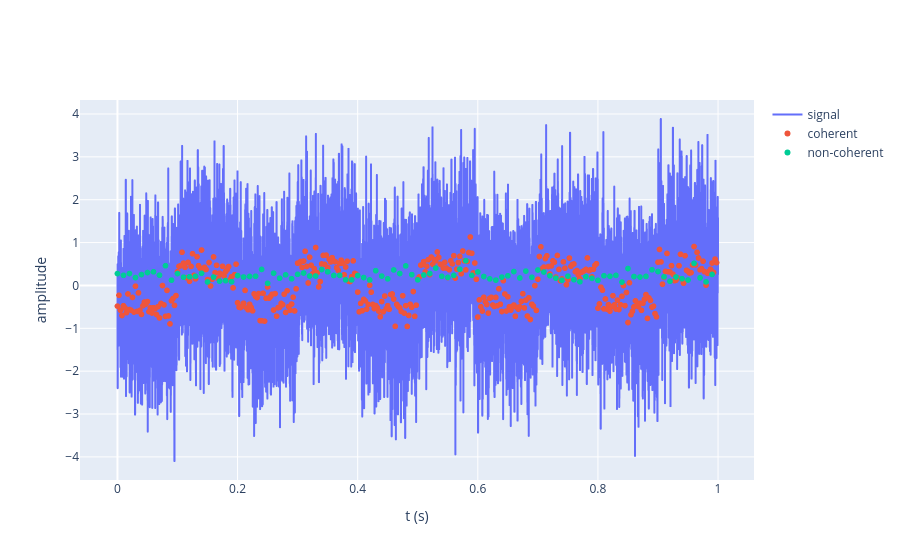

Source (notebook cell):
### Markdown cell above
## Non Coherent Integration

### Code cell
# M is a slider for number of coherent intervals to sum over 
def plotNonCoherent( t, signal, N, M ):
    # coherent integration over N samples
    B = len(signal) // N                # number of whole blocks of N samples
    signalClipped = signal[:B*N]
    coherent = np.sum( np.reshape( signalClipped, (B, N) ), axis=1 ) / N
    tCoherent = t[:B*N][::N] # every Nth sample 

    # non-coherent integration: square the coherent outputs, then sum M of them
    K = B // M                          # number of whole groups of M coherent outputs
    power = coherent[:K*M]**2
    nonCoherent = np.sum( np.reshape( power, (K, M) ), axis=1 ) / M
    tNonCoherent = tCoherent[:K*M][::M] # every Mth coherent sample

    # plot signal, coherent and non-coherent signal so we can see
    # - squaring removes the bit sign
    # - summing M squared outputs smooths out the noise
    fig = go.Figure()
    fig.add_trace( go.Scattergl( x=t, y=signal, mode="lines", name="signal" ) )
    fig.add_trace( go.Scattergl( x=tCoherent, y=coherent, mode="markers", name="coherent" ) )
    fig.add_trace( go.Scattergl( x=tNonCoherent, y=nonCoherent, mode="markers", name="non-coherent" ) )
    fig.update_layout( xaxis_title="t (s)", yaxis_title="amplitude" )
    return fig

# non-coherent integration length - number of coherent intervals
M = widgets.IntSlider( value=1, min=1, max=5, step=1, description="M (intervals)", continuous_update=False )

# one plot, redrawn in place when either slider moves
display( M )
nonCoherentPlot = display( plotNonCoherent( t, signal, N.value, M.value )._repr_mimebundle_(), raw=True, display_id=True )
redrawNonCoherent = lambda change: nonCoherentPlot.update( plotNonCoherent( t, signal, N.value, M.value )._repr_mimebundle_(), raw=True )
M.observe( redrawNonCoherent, names="value" )
N.observe( redrawNonCoherent, names="value" )

### Figure 1 — Plotly figure (JSON) as saved in the notebook; plotly's stock layout.template omitted (floating-point values rounded to 4 significant figures; data arrays with more than 128 entries replaced by an {"elided": "..."} marker saying what was removed)
{"data": [{"mode": "lines", "name": "signal", "type": "scattergl", "x": {"elided": "10000 float values"}, "y": {"elided": "10000 float values"}}, {"mode": "markers", "name": "coherent", "type": "scattergl", "x": {"elided": "400 float values"}, "y": {"elided": "400 float values"}}, {"mode": "markers", "name": "non-coherent", "type": "scattergl", "x": [0.0, 0.01, 0.02, 0.03, 0.04, 0.05, 0.06, 0.07, 0.08, 0.09, 0.1, 0.11, 0.12, 0.13, 0.14, 0.15, 0.16, 0.17, 0.18, 0.19, 0.2, 0.21, 0.22, 0.23, 0.24, 0.25, 0.26, 0.27, 0.28, 0.29, 0.3, 0.31, 0.32, 0.33, 0.34, 0.35, 0.36, 0.37, 0.38, 0.39, 0.4, 0.41, 0.42, 0.43, 0.44, 0.45, 0.46, 0.47, 0.48, 0.49, 0.5, 0.51, 0.52, 0.53, 0.54, 0.55, 0.56, 0.57, 0.58, 0.59, 0.6, 0.61, 0.62, 0.63, 0.64, 0.65, 0.66, 0.67, 0.68, 0.69, 0.7, 0.71, 0.72, 0.73, 0.74, 0.75, 0.76, 0.77, 0.78, 0.79, 0.8, 0.81, 0.82, 0.83, 0.84, 0.85, 0.86, 0.87, 0.88, 0.89, 0.9, 0.91, 0.92, 0.93, 0.94, 0.95, 0.96, 0.97, 0.98, 0.99], "y": [0.2774, 0.2354, 0.2777, 0.1842, 0.2543, 0.3008, 0.3174, 0.2398, 0.4611, 0.1236, 0.278, 0.1939, 0.2029, 0.213, 0.2837, 0.08126, 0.1948, 0.09985, 0.1122, 0.08829, 0.2308, 0.197, 0.2102, 0.2143, 0.3731, 0.04901, 0.2866, 0.1691, 0.2471, 0.1558, 0.2598, 0.2898, 0.2206, 0.22, 0.3713, 0.3179, 0.2331, 0.2353, 0.1308, 0.1299, 0.2316, 0.1844, 0.1281, 0.344, 0.2185, 0.1537, 0.3613, 0.2788, 0.4558, 0.2524, 0.1304, 0.2438, 0.2778, 0.4049, 0.2134, 0.1878, 0.2351, 0.3774, 0.578, 0.2359, 0.3151, 0.2084, 0.1533, 0.125, 0.1947, 0.2244, 0.3244, 0.1747, 0.3349, 0.1904, 0.3603, 0.3127, 0.2254, 0.1698, 0.1223, 0.2166, 0.1332, 0.08605, 0.2018, 0.1649, 0.12, 0.226, 0.2159, 0.2346, 0.07845, 0.3946, 0.2079, 0.1965, 0.211, 0.3646, 0.3251, 0.2002, 0.09828, 0.1973, 0.1569, 0.1271, 0.5159, 0.1773, 0.08237, 0.257]}], "layout": {"xaxis": {"title": {"text": "t (s)"}}, "yaxis": {"title": {"text": "amplitude"}}}}
